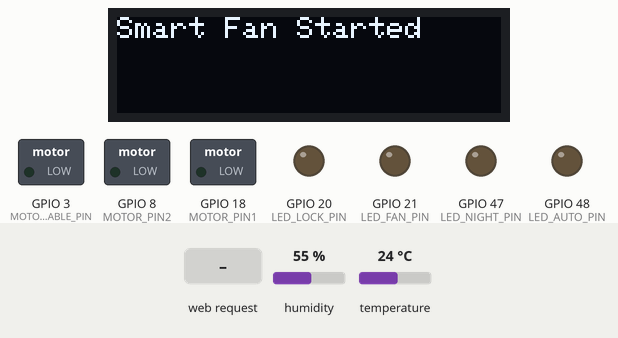
This program was run on a simulated ESP32-S3. Parts: 128×32 one-colour display, switched loads named in the program (green lamp = pin HIGH), output pins drawn as LEDs (lit = HIGH). The inputs (shaded band) are chosen by the test bench; at power-on: humidity 55 %, temperature 24 °C. WiFi joins after 1.5 s; servers stay silent unless stated; storage starts empty; what the program prints to the serial monitor is not drawn.

Above: at 4.2 s.
4.3 s: HTTP request GET /turnOnFan received
At 5.3 s:
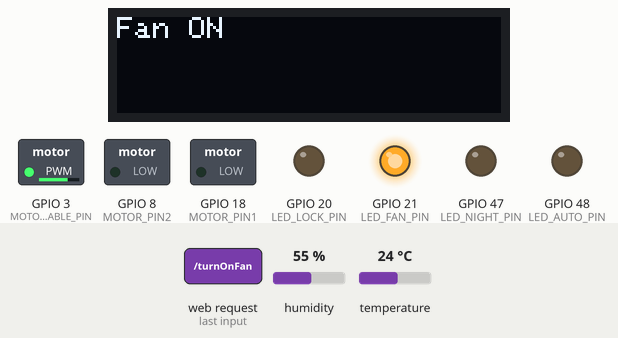
5.9 s: HTTP request GET /setLocked received
At 6.5 s:
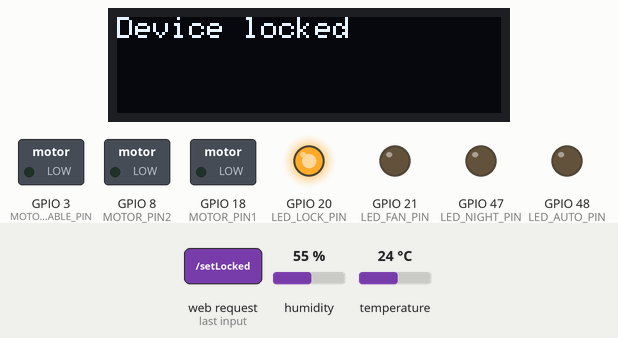
7.6 s: HTTP request GET /setUnlocked received
At 8.6 s:
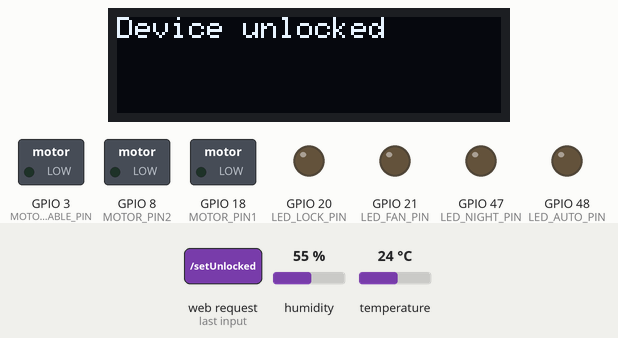
9.5 s: HTTP request GET /increaseSpeed received
At 10.1 s:
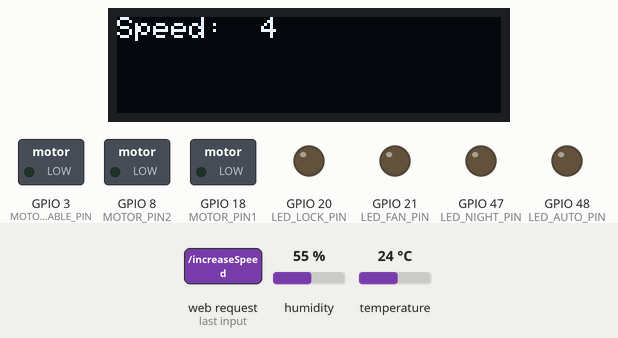
11.0 s: HTTP request GET /decreaseSpeed received
At 12.2 s:
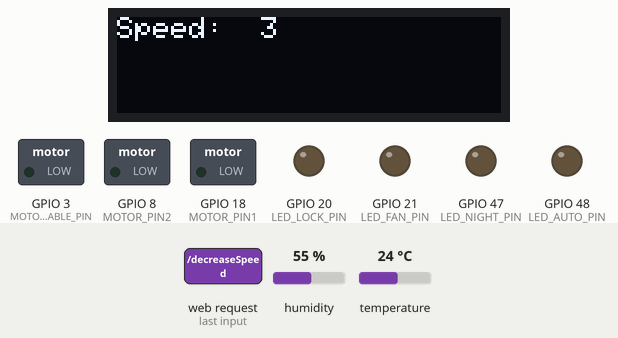
12.5 s: HTTP request GET /turnOnFan received
At 17.9 s:
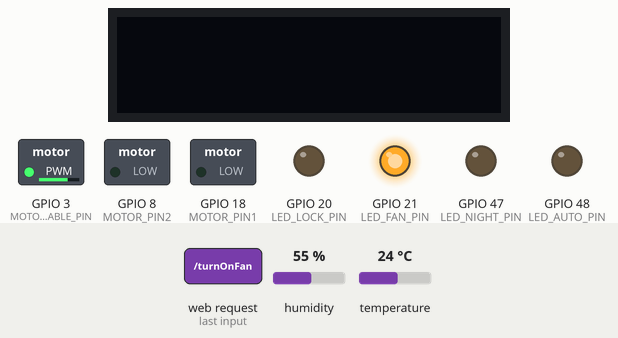
Timing chart, 0 to 19.0 s (numbered marks = the images above; inputs shaded):
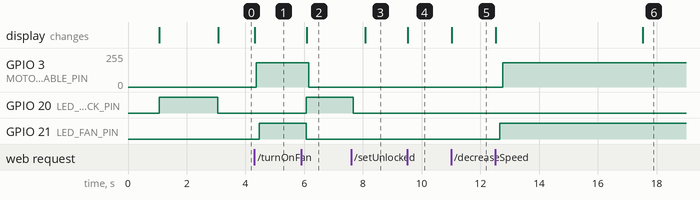

The program:

main.cpp
```cpp
/*
 *  @file   main.cpp
 *  @brief  Main file to set up parameters and setup
 *
 *  @author Marti Dominguez
 *  @date   24/05/2024
 *
 */

#include "includes.h"

// ------------------- TIMER ---------------------
TimerHandle_t fanTimer = NULL;
TimerHandle_t oledClearTimer = NULL;

// ---------- DC MOTOR ----------
DCMotor motor = {MOTOR_PIN1, MOTOR_PIN2, MOTOR_ENABLE_PIN, PWM_CHANNEL, PWM_FREQUENCY, PWM_RESOLUTION};

// ------------------- WEB SERVER -------------------
AsyncWebServer server(80);

// ---------------- FreeRTOS --------------------
QueueHandle_t screenQueue;

// ---------------- OLED SCREEN -------------------
Adafruit_SSD1306 display(SCREEN_WIDTH, SCREEN_HEIGHT, &Wire, OLED_RESET);

// ----- TEMP SENSOR -----
DHT_Unified dht(TEMPERATURE_SENSOR_PIN, DHTTYPE);

// --------------------- VARIABLES GENERALES --------------

DeviceState currentState, lastState;

float currentTemperature;
float currentHumidity;

String webContent;

volatile bool autoMode;
volatile bool nightMode;

// -----------------------------------------------------------

void setup() {

// ----- Init comms -----
  Serial.begin(115200);
  Wire.begin(I2C_SDA, I2C_SCL);

// ----- Init pins -----
  pinMode(LED_FAN_PIN, OUTPUT);
  pinMode(LED_LOCK_PIN, OUTPUT);
  pinMode(LED_AUTO_PIN, OUTPUT);
  pinMode(LED_NIGHT_PIN, OUTPUT);
  pinMode(motor.pin1, OUTPUT);
  pinMode(motor.pin2, OUTPUT);
  pinMode(motor.enablePin, OUTPUT);

// ----- Init PWM -----
  ledcSetup(motor.pwmChannel, motor.frequency, motor.resolution);
  ledcAttachPin(motor.enablePin, motor.pwmChannel);

// ----- Init SPIFFS -----
  if (SPIFFS.begin(true)) {
    Serial.println("SPIFFS mounted successfully");
    if (LIST_FILES) listFiles("/");
  } else {
    Serial.println("SPIFFS mount failed");
  }
  server.serveStatic("/", SPIFFS, "/");
  webContent = loadFile("/index.html");
  delay(1000);

// ----- Init OLED Screen -----

  if(display.begin(SSD1306_SWITCHCAPVCC, SCREEN_ADDRESS)) {
    Serial.println("OLED Screen enabled!");
    display.clearDisplay();
    } else {
        Serial.println(F("¡Error allocating memory for SSD1306!"));
        delay(3000);
    }


// ----- Init Temperature sensor -----
dht.begin();

// ----- Init FreeRTOS -----

  screenQueue = xQueueCreate(10, sizeof(OLEDMessage));
  if (screenQueue == NULL) {
      Serial.println("Error creating the queue");
      for (;;);
  }
  fanTimer = xTimerCreate("FanTimer", pdMS_TO_TICKS(FanTimerDuration), pdFALSE, (void *)0, timerCallback);
  oledClearTimer = xTimerCreate("OLED Clear Timer", pdMS_TO_TICKS(OLEDTimerDuration), pdFALSE, (void *)0, oledClearTimerCallback);

  xTaskCreate(taskManageStates, "ManageStates", 4096, NULL, 2, NULL);
  xTaskCreate(oledTask, "OLEDTask", 2048, NULL, 5, NULL);
  xTaskCreate(tempSensorTask, "TempSensorTask", 4096, NULL, 3, NULL);
  xTaskCreate(fanTask, "Fan Task", 2048, &motor, 3, NULL);
  xTaskCreate(ledsTask, "LED Control Task", 2048, NULL, 5, NULL);

// ----- Init WiFi -----
  connectWifi();

// ----- Init Server -----
  server.on("/", HTTP_GET, handle_root);
  server.on("/setUnlocked", HTTP_GET, handle_SetUnlocked);
  server.on("/setLocked", HTTP_GET, handle_SetLocked);
  server.on("/turnOnFan", HTTP_GET, handle_ActivateFan);
  server.on("/turnOffFan", HTTP_GET, handle_DeactivateFan);
  server.on("/increaseSpeed", HTTP_GET, handle_IncreaseSpeed);
  server.on("/decreaseSpeed", HTTP_GET, handle_DecreaseSpeed);
  server.on("/activateNightMode", HTTP_GET, handle_ActivateNightMode);
  server.on("/deactivateNightMode", HTTP_GET, handle_DeactivateNightMode);
  server.on("/activateAutoMode", HTTP_GET, handle_ActivateAutoMode);
  server.on("/deactivateAutoMode", HTTP_GET, handle_DeactivateAutoMode);
  server.on("/setTimerOn", HTTP_GET, handle_ActivateTimer);
  server.on("/setTimerOff", HTTP_GET, handle_DeactivateTimer);
  server.on("/data", HTTP_GET, handle_GetSensorData);
  server.begin();

// ----- Init states -----
  currentState = UNLOCKED;
  lastState = UNLOCKED;
  motor.active = false;
  motor.speed = 3;
  autoMode = false;
  nightMode = false;

// ----- Init completed -----
  OLEDMessage msg;
  msg.type = MESSAGE_TYPE_STRING;
  snprintf(msg.text, MAX_STRING_LENGTH, "Smart Fan Started");
  xQueueSend(screenQueue, &msg, portMAX_DELAY);
  Serial.println("\n-------------- SMART FAN STARTED --------------");

// vTaskStartScheduler(); // Ya se ejecuta en la esp32 !!!!
}

void loop() {
// Nothing...
}
```

functions.h
```cpp
#ifndef FUNCTIONS_H
#define FUNCTIONS_H

    #include "includes.h"

    void connectWifi();
    String loadFile(String fileName);
    void setUnlocked();
    void setLocked();
    void handle_root(AsyncWebServerRequest *request);
    void handle_SetUnlocked(AsyncWebServerRequest *request);
    void handle_SetLocked(AsyncWebServerRequest *request);
    void handle_ActivateFan(AsyncWebServerRequest *request);
    void handle_DeactivateFan(AsyncWebServerRequest *request);
    void handle_IncreaseSpeed(AsyncWebServerRequest *request);
    void handle_DecreaseSpeed(AsyncWebServerRequest *request);
    void handle_ActivateNightMode(AsyncWebServerRequest *request);
    void handle_DeactivateNightMode(AsyncWebServerRequest *request);
    void handle_ActivateAutoMode(AsyncWebServerRequest *request);
    void handle_DeactivateAutoMode(AsyncWebServerRequest *request);
    void handle_ActivateTimer(AsyncWebServerRequest *request);
    void handle_DeactivateTimer(AsyncWebServerRequest *request);
    void handle_GetSensorData(AsyncWebServerRequest *request);
    void doFunction(uint8_t cmdid);
    void taskManageStates(void *pvParameters);
    void oledTask(void *pvParameters);
    void tempSensorTask(void *pvParameters);
    void fanTask(void *parameters);
    void ledsTask (void *parameters);
    void listFiles(const char *dir);
    void timerCallback(TimerHandle_t xTimer);
    void oledClearTimerCallback (TimerHandle_t xTimer);
    void deactivateFan();
    void activateFan();
    void incrementFanSpeed();
    void decrementFanSpeed();
    void setFanTimer();
    void disableFanTimer();
    void activateAutoMode();
    void deactivateAutoMode();
    void activateNightMode();
    void deactivateNightMode();

    extern AsyncWebServer server;
    extern DCMotor motor;
    extern Adafruit_SSD1306 display;
    extern DeviceState currentState, lastState;
    extern float currentTemperature;
    extern float currentHumidity;
    extern String webContent;
    extern DHT_Unified dht;
    extern QueueHandle_t screenQueue;
    extern TimerHandle_t fanTimer;
    extern TimerHandle_t oledClearTimer;
    extern volatile bool autoMode;
    extern volatile bool nightMode;

#endif
```

includes.h
```cpp
#ifndef INCLUDES_H
#define INCLUDES_H

    #include <Arduino.h>
    #include <ESPAsyncWebServer.h>
    #include <AsyncTCP.h>
    #include <Wire.h>
    #include <WiFi.h>
    #include <SPIFFS.h>
    #include <Adafruit_GFX.h>
    #include <Adafruit_SSD1306.h>
    #include <Adafruit_Sensor.h>
    #include <DHT.h>
    #include <DHT_U.h>
    #include <FreeRTOS.h>
    #include <task.h>
    #include <queue.h>
    #include "pinout.h"
    #include "structs.h"
    #include "config.h"
    #include "functions.h"

#endif
```

pinout.h
```cpp
#ifndef PINOUT_H
#define PINOUT_H

    #define TEMPERATURE_SENSOR_PIN 13
    #define LED_FAN_PIN 21
    #define LED_LOCK_PIN 20
    #define LED_AUTO_PIN 48
    #define LED_NIGHT_PIN 47
    #define I2C_SDA 15
    #define I2C_SCL 17
    #define MOTOR_ENABLE_PIN 3
    #define MOTOR_PIN1 18
    #define MOTOR_PIN2 8

#endif
```

structs.h
```cpp
#ifndef STRUCTS_H
#define STRUCTS_H

    #include <stdint.h>
    #include "config.h"

    enum DeviceState {
        LOCKED,
        UNLOCKED
    };

    typedef enum {
        MESSAGE_TYPE_INTEGER,
        MESSAGE_TYPE_DECIMAL,
        MESSAGE_TYPE_STRING,
        MESSAGE_TYPE_STRING_INTEGER,
        MESSAGE_TYPE_STRING_DECIMAL
    } MessageType;

    typedef struct {
        MessageType type;
        float decimal;
        uint16_t integer;
        char text[MAX_STRING_LENGTH];
    } OLEDMessage;

    typedef struct {
        const uint8_t pin1;
        const uint8_t pin2;
        const uint8_t enablePin;
        const uint8_t pwmChannel;
        const uint16_t frequency;
        const uint8_t resolution;
        uint8_t dutyCycle;
        uint8_t speed;
        volatile bool active;
    } DCMotor;

#endif
```

config.h
```cpp
#ifndef CONFIG_H
#define CONFIG_H

    #define MAX_STRING_LENGTH 50

    #define LIST_FILES 0        // Put to 1 if want to list files in directory data suring the setup
    #define PRINT_FAN_VALUES 1  // Put to 1 to print Fan Values on the serial monitor
    #define PRINT_MODES 0       // Put to 1 to print mode changes on the serial monitor.

    #define SCREEN_WIDTH 128
    #define SCREEN_HEIGHT 32
    #define OLED_RESET -1
    #define SCREEN_ADDRESS 0x3C
    #define OLEDTimerDuration 5000

    #define FanTimerDuration 1800000 // 30 minutes
    #define NIGHT_MODE_SPEED 1
    #define TEMP0 13
    #define TEMP1 15
    #define TEMP2 17
    #define TEMP3 19
    #define TEMP4 22
    #define TEMP5 25

    #define PWM_CHANNEL 0
    #define PWM_FREQUENCY 5000      // PWM FREQUENCY
    #define PWM_RESOLUTION 8        // PWM RESOLUTION IN BITS

    #define DHTTYPE DHT11           // DHT SENSOR TYPE

    #define WIFI_SSID "MOVISTAR_D220"
    #define WIFI_PASSWORD "cHowxiTG2otK8kNaoRQF"

#endif // CONFIG_H
```

Source omitted: functions.cpp (16228 bytes)

Measured:
- after the input at 4.3 s, GPIO 3 (MOTOR_ENABLE_PIN): 0/255 → 181/255 after 0.06 s; GPIO 21 (LED_FAN_PIN): LOW → HIGH after 0.16 s; the display: changes at once (image 1)
- after the input at 5.9 s, GPIO 3 (MOTOR_ENABLE_PIN): 181/255 → 0/255 after 0.26 s; GPIO 20 (LED_LOCK_PIN): LOW → HIGH after 0.16 s; GPIO 21 (LED_FAN_PIN): HIGH → LOW after 0.16 s; the display: changes after 0.19 s (image 2)
- after the input at 7.6 s, GPIO 20 (LED_LOCK_PIN): HIGH → LOW after 0.06 s; the display: changes after 0.48 s (image 3)
- after the input at 9.5 s, the display: changes at once (image 4)
- after the input at 11.0 s, the display: changes at once (image 5)
- after the input at 12.5 s, GPIO 3 (MOTOR_ENABLE_PIN): 0/255 → 181/255 after 0.26 s; GPIO 21 (LED_FAN_PIN): LOW → HIGH after 0.16 s; the display: first changes at once (image 6 shows a later state)
